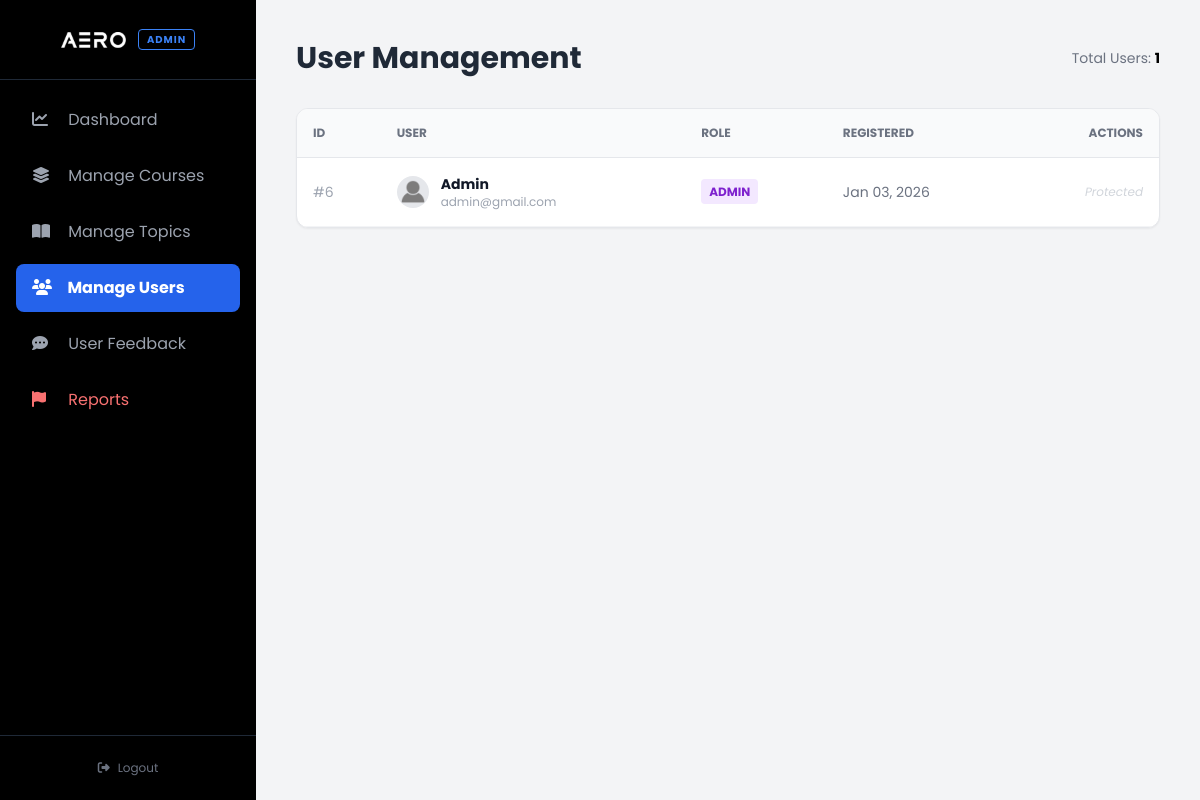
Page /admin/manage_users.php on the committed database.
### tables this page shows
CREATE TABLE `users` (
  `user_id` int(11) NOT NULL,
  `fullname` varchar(100) NOT NULL,
  `email` varchar(100) NOT NULL,
  `password_hash` varchar(255) NOT NULL,
  `role` enum('student','admin') DEFAULT 'student',
  `profile_image` varchar(255) DEFAULT NULL,
  `profile_banner` varchar(255) DEFAULT NULL,
  `date_registered` datetime DEFAULT current_timestamp(),
  `bio` text DEFAULT NULL,
  `phone` varchar(20) DEFAULT NULL,
  `location` varchar(100) DEFAULT NULL,
  `gender` varchar(20) DEFAULT NULL,
  `skills` text DEFAULT NULL,
  `is_verified` tinyint(1) DEFAULT 0,
  `verification_code` varchar(6) DEFAULT NULL
);

### admin/manage_users.php (the view, shortened to what this page needs)
<?php
include '../config/db_conn.php';
include '../components/admin_sidebar.php';
$sql = "SELECT * FROM users ORDER BY date_registered DESC";
$result = $conn->query($sql);
?>
<!DOCTYPE html>
<html lang="en">
<head>
    <script src="https://cdn.tailwindcss.com"></script>
    <link rel="stylesheet" href="https://cdnjs.cloudflare.com/ajax/libs/font-awesome/6.4.0/css/all.min.css">
</head>
<body class="bg-gray-100 flex">
    <?php include('../components/admin_sidebar.php'); ?>
    <main class="ml-64 flex-1 p-10">
        <div class="flex justify-between items-center mb-8">
            <h1 class="text-3xl font-bold text-gray-800">User Management</h1>
            <div class="text-sm text-gray-500">
                Total Users: <span class="font-bold text-black"><?php echo $result->num_rows; ?></span>
            </div>
        </div>
        <div class="bg-white rounded-xl shadow-sm border border-gray-200 overflow-hidden">
            <table class="w-full text-left border-collapse">
                <thead class="bg-gray-50 text-gray-500 text-xs uppercase font-bold">
                    <tr>
                        <th class="p-4 border-b">ID</th>
                        <th class="p-4 border-b">User</th>
                        <th class="p-4 border-b">Role</th>
                        <th class="p-4 border-b">Registered</th>
                        <th class="p-4 border-b text-right">Actions</th>
                    </tr>
                </thead>
                <tbody class="text-sm text-gray-700">
                    <?php while ($row = $result->fetch_assoc()):
                        $roleColor = ($row['role'] == 'admin') ? 'bg-purple-100 text-purple-700' : 'bg-gray-100 text-gray-600';
                        $avatar = !empty($row['profile_image']) ? "../assets/uploads/" . $row['profile_image'] : "../assets/images/elements/no-profile.png";
                    ?>
                        <tr class="hover:bg-gray-50 transition border-b border-gray-100">
                            <td class="p-4 text-gray-400">#<?php echo $row['user_id']; ?></td>
                            <td class="p-4">
                                <div class="flex items-center">
                                    <div class="w-8 h-8 rounded-full bg-gray-200 mr-3 overflow-hidden">
                                        <img src="<?php echo $avatar; ?>" class="w-full h-full object-cover">
                                    </div>
                                    <div>
                                        <div class="font-bold text-gray-900"><?php echo htmlspecialchars($row['fullname']); ?></div>
                                        <div class="text-xs text-gray-400"><?php echo htmlspecialchars($row['email']); ?></div>
                                    </div>
                                </div>
                            </td>
                            <td class="p-4">
                                <span class="px-2 py-1 rounded text-xs font-bold uppercase <?php echo $roleColor; ?>">
                                    <?php echo $row['role']; ?>
                                </span>
                            </td>
                            <td class="p-4 text-gray-500">
                                <?php echo date("M d, Y", strtotime($row['date_registered'])); ?>
                            </td>
                            <td class="p-4 text-right">
                                <?php if ($row['role'] !== 'admin'): ?>
                                    <a href="user_detail.php?id=<?php echo $row['user_id']; ?>" class="text-blue-600 hover:underline text-xs mr-3">View Progress</a>
                                    <a href="manage_users.php?delete_id=<?php echo $row['user_id']; ?>"
                                        onclick="return confirm('Are you sure? This user and their progress will be permanently deleted.');"
                                        class="text-red-500 hover:text-red-700 font-bold text-xs bg-red-50 hover:bg-red-100 px-3 py-1 rounded transition">
                                        Delete
                                    </a>
                                <?php else: ?>
                                    <span class="text-xs text-gray-300 italic">Protected</span>
                                <?php endif; ?>
                            </td>
                        </tr>
                    <?php endwhile; ?>
                </tbody>
            </table>
        </div>
    </main>
</body>
</html>

### admin/manage_users.php (style rules this page uses)
body { font-family: 'Poppins', sans-serif; }

### rows in the picture
users: user_id "6", fullname "Admin", email "admin@gmail.com", role "ADMIN", date_registered "Jan 03, 2026", shows "Protected"

### other values in the picture
$result->num_rows "1"
